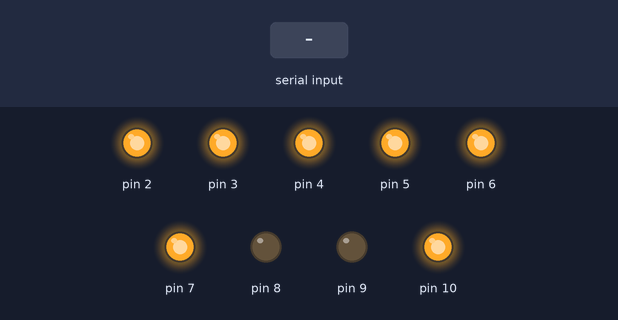
Bench run of a sketch on a simulated Arduino Uno, built with avr-gcc and run on an emulated ATmega328P. Shown: output pins drawn as LEDs (lit = HIGH). Inputs (shaded band) come from the test bench.

Above: at 1.2 s.
1.3 s: "i" received over Serial
At 2.5 s:
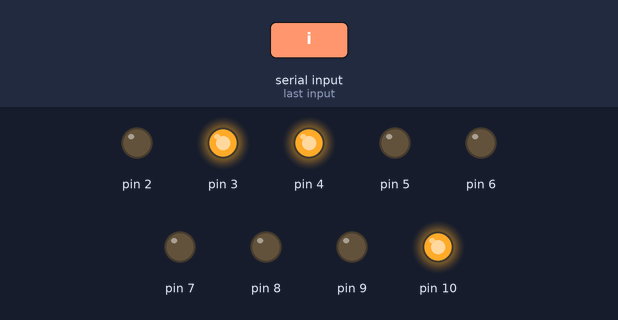
2.8 s: "i" received over Serial
At 3.8 s:
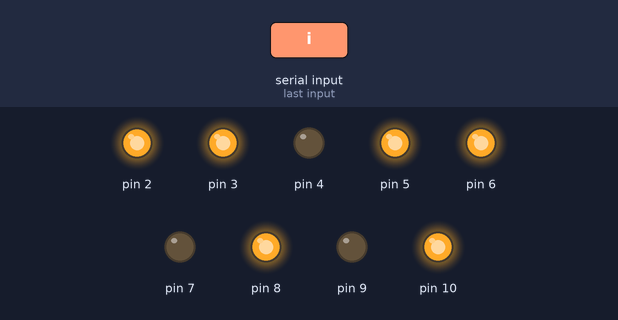
4.3 s: "d" received over Serial
At 5.0 s:
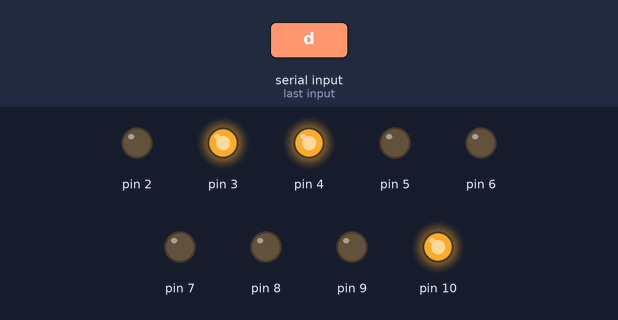
Timing chart, 0 to 7.3 s (numbered marks = the images above; inputs shaded):
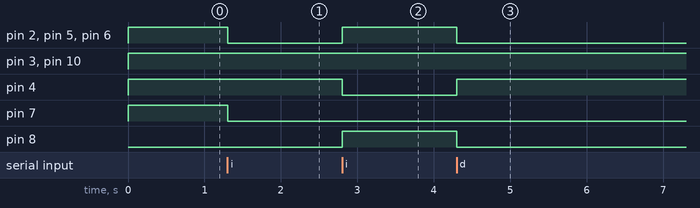

Measured:
- after the input at 1.3 s, pin 2, pin 5–7: HIGH → LOW at once
- after the input at 2.8 s, pin 2, pin 5, pin 6, pin 8: LOW → HIGH at once; pin 4: HIGH → LOW at once
- after the input at 4.3 s, pin 2, pin 5, pin 6, pin 8: HIGH → LOW at once; pin 4: LOW → HIGH at once

The sketch:

_26122016.ino
```cpp
void setup()
{
  Serial.begin(9600);
  for (int i = 2; i <= 10; i++)
  {
    pinMode(i, OUTPUT);
    digitalWrite(i, LOW);
  }
  pinMode(11,INPUT);
  pinMode(12,INPUT);
}
int data[10][8] =
{
  {1, 1, 1, 1, 1, 1, 0, 0},
  {0, 1, 1, 0, 0, 0, 0, 0},
  {1, 1, 0, 1, 1, 0, 1, 0},
  {1, 1, 1, 1, 0, 0, 1, 0},
  {0, 1, 1, 0, 0, 1, 1, 0},
  {1, 0, 1, 1, 0, 1, 1, 0},
  {1, 0, 1, 1, 1, 1, 1, 0},
  {1, 1, 1, 0, 0, 0, 0, 0},
  {1, 1, 1, 1, 1, 1, 1, 0},
  {1, 1, 1, 0, 0, 1, 1, 0}

};
int curr = 0;
int x;
void loop()
{

  digitalWrite(10, HIGH);
  for (int i = 2; i <= 9; i++)
  {
    digitalWrite(i, data[curr][i - 2]);
  }
  if (Serial.available())
  {
    x = Serial.read();
    delay(1);
  }

  if (x == 'i')
  {
    if (curr < 9)
    {
      curr = curr + 1;
    }x=3;
  }

  if (x == 'd')
  {
    if (curr > 0)
    {
      curr = curr - 1;
    }x=3;
  }
  digitalWrite(10, HIGH);
  for (int i = 2; i <= 9; i++)
  {
    digitalWrite(i, data[curr][i - 2]);
  }


}
```
